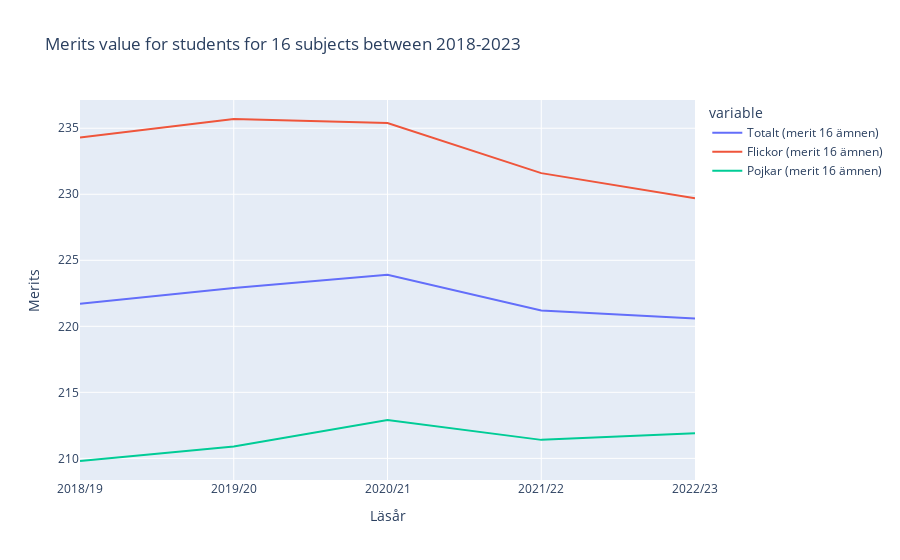

The code cell stored with this chart in its notebook:
### Markdown cell above
#### b) Linechart for merits value for 16 subjects (total, girls, boys) 2018-2023

### Code cell
df_data2=pd.DataFrame()
df_data2 = df_tabell1B[df_tabell1B['Läsår\nHuvudman\nBakgrund'].isin(['2018/19', '2019/20', '2020/21', '2021/22', '2022/23'])].copy()
df_data2.rename(columns={'Läsår\nHuvudman\nBakgrund':'Årtal'}, inplace = True)

fig = px.line(df_data2, x='Årtal', y=['Totalt (merit 16 ämnen)', 'Flickor (merit 16 ämnen)', 'Pojkar (merit 16 ämnen)' ], 
               title="Merits value for students for 16 subjects between 2018-2023",
              labels={'Årtal': 'Läsår', 'value':'Merits'},
              hover_data={'Årtal': True, 'value': ':.2f'})
            

fig.update_layout(hovermode="x")
fig.update_xaxes(
    showspikes=True,
    spikedash="solid",
    spikecolor="green",
    spikemode="across",
    spikesnap="cursor"
)


fig.show()

### Figure 1 — Plotly figure (JSON) as saved in the notebook; plotly's stock layout.template omitted (floating-point values rounded to 4 significant figures)
{"data": [{"hovertemplate": "variable=Totalt (merit 16 ämnen)<br>Läsår=%{x}<br>Merits=%{y:.2f}<extra></extra>", "legendgroup": "Totalt (merit 16 ämnen)", "line": {"color": "#636efa", "dash": "solid"}, "marker": {"symbol": "circle"}, "mode": "lines", "name": "Totalt (merit 16 ämnen)", "orientation": "v", "showlegend": true, "type": "scatter", "x": ["2018/19", "2019/20", "2020/21", "2021/22", "2022/23"], "xaxis": "x", "y": [221.7, 222.9, 223.9, 221.2, 220.6], "yaxis": "y"}, {"hovertemplate": "variable=Flickor (merit 16 ämnen)<br>Läsår=%{x}<br>Merits=%{y:.2f}<extra></extra>", "legendgroup": "Flickor (merit 16 ämnen)", "line": {"color": "#EF553B", "dash": "solid"}, "marker": {"symbol": "circle"}, "mode": "lines", "name": "Flickor (merit 16 ämnen)", "orientation": "v", "showlegend": true, "type": "scatter", "x": ["2018/19", "2019/20", "2020/21", "2021/22", "2022/23"], "xaxis": "x", "y": [234.3, 235.7, 235.4, 231.6, 229.7], "yaxis": "y"}, {"hovertemplate": "variable=Pojkar (merit 16 ämnen)<br>Läsår=%{x}<br>Merits=%{y:.2f}<extra></extra>", "legendgroup": "Pojkar (merit 16 ämnen)", "line": {"color": "#00cc96", "dash": "solid"}, "marker": {"symbol": "circle"}, "mode": "lines", "name": "Pojkar (merit 16 ämnen)", "orientation": "v", "showlegend": true, "type": "scatter", "x": ["2018/19", "2019/20", "2020/21", "2021/22", "2022/23"], "xaxis": "x", "y": [209.8, 210.9, 212.9, 211.4, 211.9], "yaxis": "y"}], "layout": {"hovermode": "x", "legend": {"title": {"text": "variable"}, "tracegroupgap": 0}, "title": {"text": "Merits value for students for 16 subjects between 2018-2023"}, "xaxis": {"anchor": "y", "domain": [0, 1], "showspikes": true, "spikecolor": "green", "spikedash": "solid", "spikemode": "across", "spikesnap": "cursor", "title": {"text": "Läsår"}}, "yaxis": {"anchor": "x", "domain": [0, 1], "title": {"text": "Merits"}}}}
